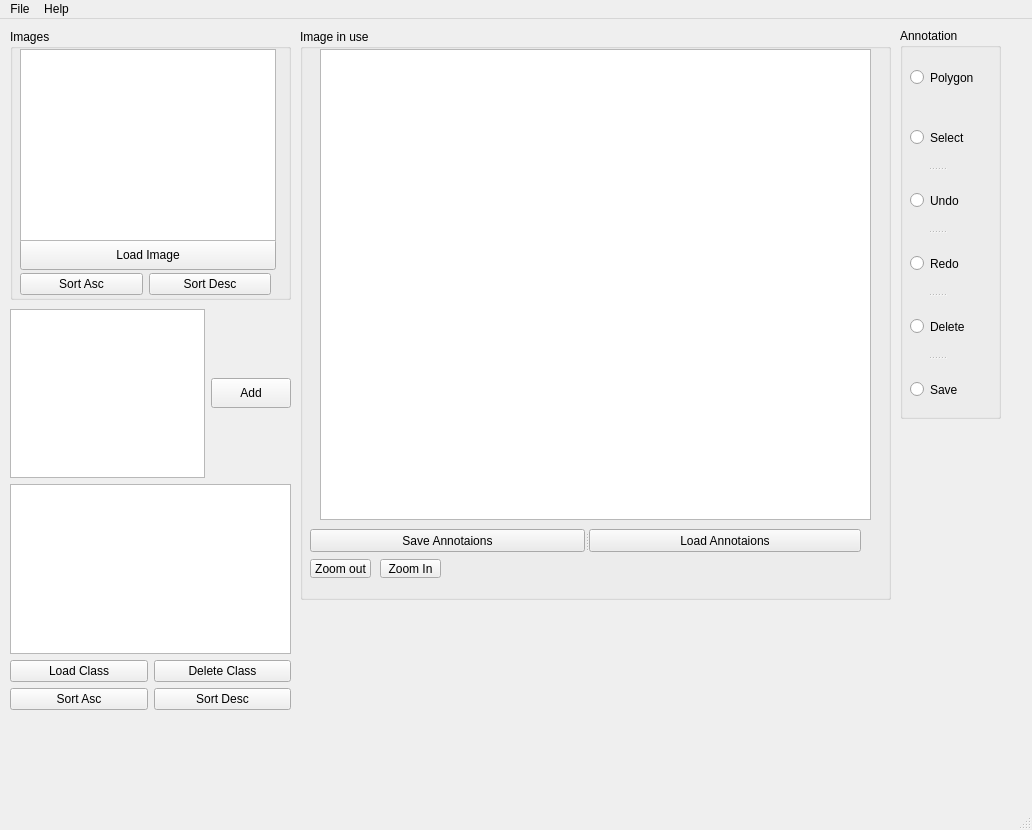
<?xml version="1.0" encoding="UTF-8"?>
<ui version="4.0">
 <class>MainWindow</class>
 <widget class="QMainWindow" name="MainWindow">
  <property name="geometry">
   <rect>
    <x>0</x>
    <y>0</y>
    <width>1032</width>
    <height>830</height>
   </rect>
  </property>
  <property name="windowTitle">
   <string>MainWindow</string>
  </property>
  <widget class="QWidget" name="centralwidget">
   <widget class="QGraphicsView" name="graphicsView">
    <property name="geometry">
     <rect>
      <x>320</x>
      <y>30</y>
      <width>551</width>
      <height>471</height>
     </rect>
    </property>
   </widget>
   <widget class="QRadioButton" name="polyShape">
    <property name="geometry">
     <rect>
      <x>910</x>
      <y>50</y>
      <width>82</width>
      <height>17</height>
     </rect>
    </property>
    <property name="text">
     <string>Polygon</string>
    </property>
   </widget>
   <widget class="QGroupBox" name="groupBox">
    <property name="geometry">
     <rect>
      <x>10</x>
      <y>10</y>
      <width>281</width>
      <height>271</height>
     </rect>
    </property>
    <property name="title">
     <string>Images</string>
    </property>
    <widget class="QSplitter" name="splitter">
     <property name="geometry">
      <rect>
       <x>10</x>
       <y>210</y>
       <width>256</width>
       <height>31</height>
      </rect>
     </property>
     <property name="orientation">
      <enum>Qt::Vertical</enum>
     </property>
     <widget class="QPushButton" name="pushButton">
      <property name="text">
       <string>Load Image</string>
      </property>
     </widget>
    </widget>
    <widget class="QListView" name="ImgList">
     <property name="geometry">
      <rect>
       <x>10</x>
       <y>20</y>
       <width>256</width>
       <height>192</height>
      </rect>
     </property>
    </widget>
    <widget class="QListWidget" name="WidgetImgList">
     <property name="geometry">
      <rect>
       <x>10</x>
       <y>20</y>
       <width>256</width>
       <height>192</height>
      </rect>
     </property>
    </widget>
    <widget class="QWidget" name="">
     <property name="geometry">
      <rect>
       <x>10</x>
       <y>240</y>
       <width>251</width>
       <height>30</height>
      </rect>
     </property>
     <layout class="QHBoxLayout" name="horizontalLayout_4">
      <item>
       <widget class="QPushButton" name="imgListSortAsc">
        <property name="text">
         <string>Sort Asc</string>
        </property>
       </widget>
      </item>
      <item>
       <widget class="QPushButton" name="imgListSortDesc">
        <property name="text">
         <string>Sort Desc</string>
        </property>
       </widget>
      </item>
     </layout>
    </widget>
   </widget>
   <widget class="QGroupBox" name="groupBox_3">
    <property name="geometry">
     <rect>
      <x>300</x>
      <y>10</y>
      <width>591</width>
      <height>571</height>
     </rect>
    </property>
    <property name="title">
     <string>Image in use</string>
    </property>
    <widget class="QToolButton" name="zoomOut">
     <property name="geometry">
      <rect>
       <x>10</x>
       <y>530</y>
       <width>61</width>
       <height>19</height>
      </rect>
     </property>
     <property name="text">
      <string>Zoom out</string>
     </property>
    </widget>
    <widget class="QToolButton" name="zoomIn">
     <property name="geometry">
      <rect>
       <x>80</x>
       <y>530</y>
       <width>61</width>
       <height>19</height>
      </rect>
     </property>
     <property name="text">
      <string>Zoom In</string>
     </property>
    </widget>
   </widget>
   <widget class="QGroupBox" name="groupBox_4">
    <property name="geometry">
     <rect>
      <x>900</x>
      <y>9</y>
      <width>101</width>
      <height>391</height>
     </rect>
    </property>
    <property name="title">
     <string>Annotation</string>
    </property>
    <widget class="QSplitter" name="splitter_4">
     <property name="geometry">
      <rect>
       <x>10</x>
       <y>80</y>
       <width>54</width>
       <height>311</height>
      </rect>
     </property>
     <property name="orientation">
      <enum>Qt::Vertical</enum>
     </property>
     <widget class="QRadioButton" name="radioButton_2">
      <property name="text">
       <string>Select</string>
      </property>
     </widget>
     <widget class="QRadioButton" name="radioButton_3">
      <property name="text">
       <string>Undo</string>
      </property>
     </widget>
     <widget class="QRadioButton" name="radioButton_5">
      <property name="text">
       <string>Redo</string>
      </property>
     </widget>
     <widget class="QRadioButton" name="radioButton_4">
      <property name="text">
       <string>Delete</string>
      </property>
     </widget>
     <widget class="QRadioButton" name="radioButton_6">
      <property name="text">
       <string>Save</string>
      </property>
     </widget>
    </widget>
   </widget>
   <widget class="QSplitter" name="splitter_3">
    <property name="geometry">
     <rect>
      <x>310</x>
      <y>510</y>
      <width>551</width>
      <height>23</height>
     </rect>
    </property>
    <property name="orientation">
     <enum>Qt::Horizontal</enum>
    </property>
    <widget class="QPushButton" name="pushButton_5">
     <property name="text">
      <string>Save Annotaions</string>
     </property>
    </widget>
    <widget class="QPushButton" name="pushButton_6">
     <property name="text">
      <string>Load Annotaions</string>
     </property>
    </widget>
   </widget>
   <widget class="QSplitter" name="splitter_5">
    <property name="geometry">
     <rect>
      <x>0</x>
      <y>0</y>
      <width>0</width>
      <height>0</height>
     </rect>
    </property>
    <property name="orientation">
     <enum>Qt::Vertical</enum>
    </property>
   </widget>
   <widget class="QWidget" name="">
    <property name="geometry">
     <rect>
      <x>10</x>
      <y>290</y>
      <width>281</width>
      <height>401</height>
     </rect>
    </property>
    <layout class="QVBoxLayout" name="verticalLayout_3">
     <item>
      <layout class="QVBoxLayout" name="verticalLayout_2" stretch="0,0">
       <property name="spacing">
        <number>6</number>
       </property>
       <item>
        <layout class="QHBoxLayout" name="horizontalLayout" stretch="0,0">
         <item>
          <widget class="QTextEdit" name="classNameField"/>
         </item>
         <item>
          <widget class="QPushButton" name="addClass">
           <property name="maximumSize">
            <size>
             <width>16777215</width>
             <height>30</height>
            </size>
           </property>
           <property name="text">
            <string>Add</string>
           </property>
          </widget>
         </item>
        </layout>
       </item>
       <item>
        <layout class="QVBoxLayout" name="verticalLayout">
         <item>
          <widget class="QListWidget" name="classList"/>
         </item>
         <item>
          <layout class="QHBoxLayout" name="horizontalLayout_2">
           <item>
            <widget class="QPushButton" name="loadClass">
             <property name="text">
              <string>Load Class</string>
             </property>
            </widget>
           </item>
           <item>
            <widget class="QPushButton" name="deleteClass">
             <property name="text">
              <string>Delete Class</string>
             </property>
            </widget>
           </item>
          </layout>
         </item>
        </layout>
       </item>
      </layout>
     </item>
     <item>
      <layout class="QHBoxLayout" name="horizontalLayout_3">
       <item>
        <widget class="QPushButton" name="classSortAsc">
         <property name="text">
          <string>Sort Asc</string>
         </property>
        </widget>
       </item>
       <item>
        <widget class="QPushButton" name="classSortDesc">
         <property name="text">
          <string>Sort Desc</string>
         </property>
        </widget>
       </item>
      </layout>
     </item>
    </layout>
   </widget>
   <zorder>splitter_3</zorder>
   <zorder>splitter_5</zorder>
   <zorder>groupBox_4</zorder>
   <zorder>groupBox_3</zorder>
   <zorder>graphicsView</zorder>
   <zorder>polyShape</zorder>
   <zorder>groupBox</zorder>
   <zorder>layoutWidget</zorder>
   <zorder>classSortAsc</zorder>
   <zorder>classSortDesc</zorder>
  </widget>
  <widget class="QMenuBar" name="menubar">
   <property name="geometry">
    <rect>
     <x>0</x>
     <y>0</y>
     <width>1032</width>
     <height>26</height>
    </rect>
   </property>
   <widget class="QMenu" name="menuImages">
    <property name="title">
     <string>File</string>
    </property>
    <addaction name="actionLoad"/>
    <addaction name="actionSave"/>
    <addaction name="actionExit"/>
   </widget>
   <widget class="QMenu" name="menuHelp">
    <property name="title">
     <string>Help</string>
    </property>
    <addaction name="actionBug_Report"/>
    <addaction name="actionFAQ"/>
    <addaction name="actionF_A_Q"/>
    <addaction name="actionSoftware_Information"/>
   </widget>
   <addaction name="menuImages"/>
   <addaction name="menuHelp"/>
  </widget>
  <widget class="QStatusBar" name="statusbar"/>
  <action name="actionLoad">
   <property name="text">
    <string>Load</string>
   </property>
  </action>
  <action name="actionSave">
   <property name="text">
    <string>Save</string>
   </property>
  </action>
  <action name="actionExit">
   <property name="text">
    <string>Exit</string>
   </property>
  </action>
  <action name="actionFAQ">
   <property name="text">
    <string>Contact</string>
   </property>
  </action>
  <action name="actionF_A_Q">
   <property name="text">
    <string>F.A.Q.</string>
   </property>
  </action>
  <action name="actionBug_Report">
   <property name="text">
    <string>Bug Report</string>
   </property>
  </action>
  <action name="actionSoftware_Information">
   <property name="text">
    <string>Software Information</string>
   </property>
  </action>
 </widget>
 <resources/>
 <connections/>
</ui>
